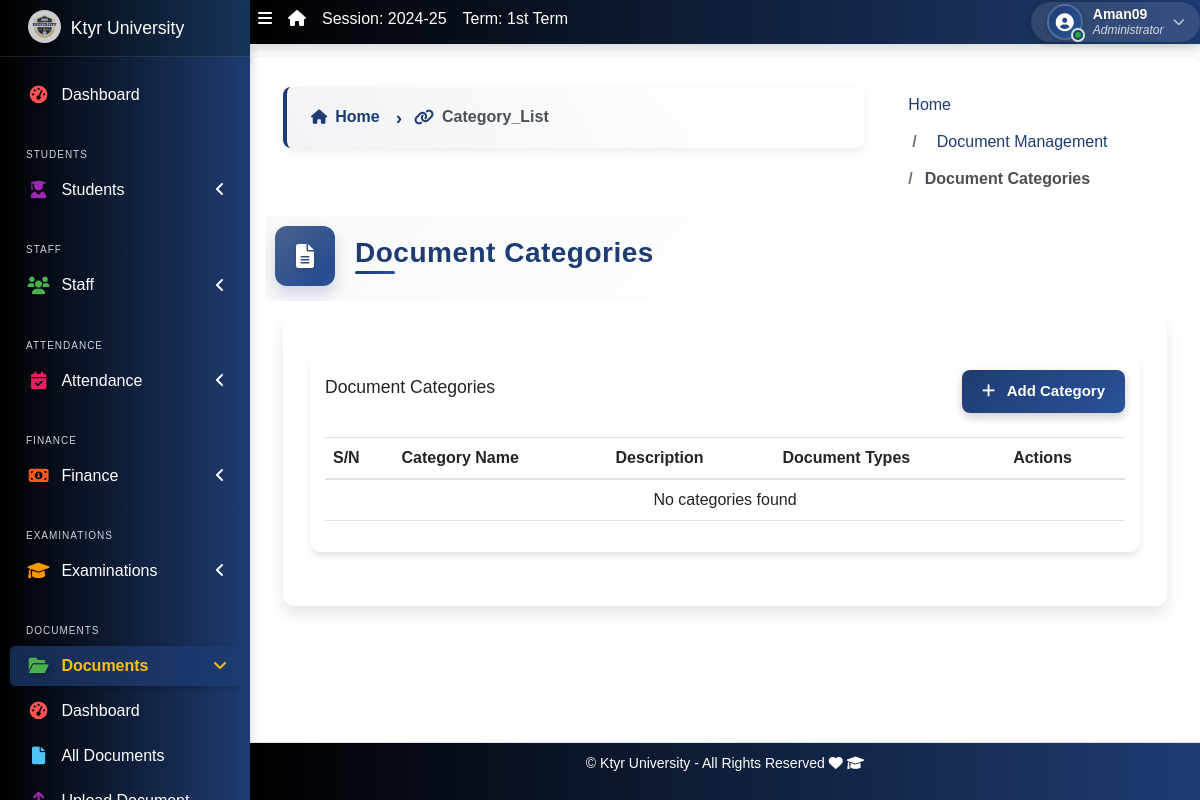
The page /documents/categories/ (signed in) on the database its author committed.
### apps/corecode/models.py (models this page shows, shortened)
class AcademicSession(models.Model):
    name = models.CharField(max_length=200, unique=True)
    current = models.BooleanField(default=True)
    class Meta:
        ordering = ["-name"]

class AcademicTerm(models.Model):
    name = models.CharField(max_length=20, unique=True)
    current = models.BooleanField(default=True)
    class Meta:
        ordering = ["name"]

class CollegeProfile(models.Model):
    college_name = models.CharField(max_length=255)
    college_address = models.TextField()
    college_email = models.EmailField()
    college_phone = models.CharField(max_length=15)
    college_logo = models.ImageField(upload_to='college_logos/', blank=True, null=True)
    established_year = models.PositiveIntegerField()
    principal_name = models.CharField(max_length=255)
    college_type = models.CharField(max_length=50, choices=[
        ('Government', 'Government'),
        ('Private', 'Private'),
        ('Semi-Government', 'Semi-Government'),
    ])
    admin_email = models.EmailField()
    admin_contact = models.CharField(max_length=15)
    facebook_link = models.URLField(blank=True, null=True)
    twitter_link = models.URLField(blank=True, null=True)
    linkedin_link = models.URLField(blank=True, null=True)

### apps/documents/views.py (the view)
# urls.py: path('categories/', views.DocumentCategoryListView.as_view(), name='category_list'),
class DocumentCategoryListView(LoginRequiredMixin, ListView):
    model = DocumentCategory
    template_name = 'documents/category_list.html'
    context_object_name = 'categories'

### apps/corecode/context_processors.py (called while the page is built)
def site_defaults(request):
    current_session = AcademicSession.objects.get(current=True)
    current_term = AcademicTerm.objects.get(current=True)
    vals = SiteConfig.objects.all()
    contexts = {
        "current_session": current_session.name,
        "current_term": current_term.name,
    }
    for val in vals:
        contexts[val.key] = val.value
    return contexts

def global_college_profile(request):
    try:
        profile = CollegeProfileModel.objects.first()
    except CollegeProfileModel.DoesNotExist:
        profile = None
    return {'profile': profile}

### apps/documents/templates/documents/category_list.html
{% extends 'base.html' %}
{% load static %}
{% block title %}Document Categories{% endblock title %}
{% block breadcrumb %}
<div class="breadcrumb-bar">
  <div class="container">
    <nav aria-label="breadcrumb">
      <ol class="breadcrumb">
        <li class="breadcrumb-item"><a href="{% url 'home' %}">Home</a></li>
        <li class="breadcrumb-item"><a href="{% url 'documents:dashboard' %}">Document Management</a></li>
        <li class="breadcrumb-item active" aria-current="page">Document Categories</li>
      </ol>
    </nav>
  </div>
</div>
{% endblock breadcrumb %}
{% block content %}
<div class="container mt-4">
  <div class="row mb-4">
    <div class="col-md-12">
      <div class="card shadow-sm">
        <div class="card-body">
          <div class="d-flex justify-content-between align-items-center mb-3">
            <h2 class="card-title">Document Categories</h2>
            <a href="{% url 'documents:category_create' %}" class="btn btn-primary">
              <i class="fas fa-plus me-2"></i> Add Category
            </a>
          </div>
          <div class="table-responsive">
            <table class="table table-hover">
              <thead>
                <tr>
                  <th>S/N</th>
                  <th>Category Name</th>
                  <th>Description</th>
                  <th>Document Types</th>
                  <th>Actions</th>
                </tr>
              </thead>
              <tbody>
                {% for category in categories %}
                <tr>
                  <td>{{ forloop.counter }}</td>
                  <td>{{ category.name }}</td>
                  <td>{{ category.description|default:"-" }}</td>
                  <td>
                    <span class="badge bg-primary">{{ category.document_types.count }}</span>
                  </td>
                  <td>
                    <div class="btn-group" role="group">
                      <a href="{% url 'documents:category_update' category.id %}" class="btn btn-sm btn-outline-warning" title="Edit">
                        <i class="fas fa-edit"></i>
                      </a>
                      <a href="{% url 'documents:category_delete' category.id %}" class="btn btn-sm btn-outline-danger" title="Delete">
                        <i class="fas fa-trash"></i>
                      </a>
                    </div>
                  </td>
                </tr>
                {% empty %}
                <tr>
                  <td colspan="5" class="text-center">No categories found</td>
                </tr>
                {% endfor %}
              </tbody>
            </table>
          </div>
        </div>
      </div>
    </div>
  </div>
</div>
{% endblock content %}

### templates/base.html (shortened to what this page needs)
{% load static %}
<!DOCTYPE html>
<html lang="en">
<head>
  <link rel="stylesheet" href="{% static 'dist/css/preload.css' %}">
  <link rel="stylesheet" href="{% static 'plugins/fontawesome-free/css/all.min.css' %}">
  <link rel="stylesheet" href="{% static 'plugins/toastr/toastr.min.css' %}">
<link rel="stylesheet" href="https://cdn.jsdelivr.net/npm/bootstrap-icons/font/bootstrap-icons.css">
    <link rel="stylesheet" href="https://cdnjs.cloudflare.com/ajax/libs/font-awesome/6.5.0/css/all.min.css">
  <link rel="stylesheet"
    href="{% static 'plugins/overlayScrollbars/css/OverlayScrollbars.min.css' %}">
  <link rel="stylesheet" href="{% static 'plugins/Datatables/datatables.min.css' %}" />
  <link rel="stylesheet" href="{% static 'dist/css/adminlte.min.css' %}">
  <link rel="stylesheet" href="https://cdnjs.cloudflare.com/ajax/libs/font-awesome/6.0.0-beta3/css/all.min.css">
  <link rel="stylesheet" href="https://cdn.jsdelivr.net/npm/bootstrap@5.3.0/dist/css/bootstrap.min.css">
  <link rel="stylesheet" href="{% static 'dist/css/style.css' %}">
  <link rel="stylesheet" href="{% static 'dist/css/sidebar-fix.css' %}">
</head>
<body class="hold-transition sidebar-mini layout-fixed layout-navbar-fixed layout-footer-fixed">
  <div class="wrapper">
    <nav class="main-header navbar navbar-expand navbar-dark">
      <ul class="navbar-nav">
        <li class="nav-item">
          <a class="nav-link" data-widget="pushmenu" href="#" role="button"><i
              class="fas fa-bars"></i></a>
        </li>
        <li class="nav-item d-none d-sm-inline-block">
          <a href="{% url 'home' %} " class="nav-link"><i class="fa fa-home"></i></a>
        </li>
        <li class="nav-item d-none d-sm-inline-block">
          <a href="{% url 'current-session' %}" class="nav-link">Session: {{ current_session }}</a>
        </li>
        <li class="nav-item d-none d-sm-inline-block">
          <a href="{% url 'current-session' %}" class="nav-link">Term: {{ current_term }}</a>
        </li>
      </ul>
      <ul class="navbar-nav ml-auto">
        <li class="nav-item dropdown user-menu position-static position-md-relative">
          <a class="nav-link dropdown-toggle user-dropdown-toggle" href="#" role="button" data-bs-toggle="dropdown" aria-expanded="false" id="userDropdown">
            <div class="user-avatar-container">
              <div class="user-avatar">
                <i class="fas fa-user-circle"></i>
              </div>
              <span class="user-status-indicator online" title="Online"></span>
            </div>
            <div class="user-info d-none d-md-inline-block">
              <span class="user-name">{{ request.user.username }}</span>
              <span class="user-role">{% if request.user.is_superuser %}Administrator{% else %}Staff{% endif %}</span>
            </div>
            <i class="fas fa-chevron-down user-dropdown-icon d-none d-md-inline-block"></i>
          </a>
        </li>
      </ul>
    </nav>
    <aside class="main-sidebar sidebar-dark-primary">
      <a href="{% url 'home' %}" class="brand-link d-flex align-items-center">
        {% if profile.college_logo %}
        <img src="{{ profile.college_logo.url }}" alt="College Logo" class="brand-image img-circle elevation-3" style="opacity: .8; margin-right: 10px; max-height: 33px;">
        {% else %}
        <i class="fas fa-graduation-cap brand-image img-circle elevation-3" style="opacity: .8; margin-right: 10px; background-color: #fff; color: #1E3C72; padding: 5px; font-size: 16px;"></i>
        {% endif %}
        <span class="brand-text font-weight-light">{{ profile.college_name | default:"MySchool" }}</span>
      </a>
<div class="sidebar">
  <nav class="mt-2">
      <ul class="nav nav-pills nav-sidebar flex-column" data-widget="treeview" role="menu" data-accordion="false">
          <li class="nav-item">
              <a href="{% url 'home' %}" class="nav-link {% if request.resolver_match.url_name == 'home' %}active{% endif %}">
                  <i class="nav-icon fas fa-tachometer-alt" style="color: #ff5733; text-shadow: 2px 2px 5px rgba(0, 0, 0, 0.3);"></i>
                  <p>Dashboard</p>
              </a>
          </li>
          <li class="nav-header">Students</li>
          <li class="nav-item has-treeview  {% if request.resolver_match.url_name in 'student-list student-create student-create-udise student-update-udise student-details' %}menu-open{% endif %}">
              <a href="#" class="nav-link  " >
                  <i class="nav-icon fas fa-user-graduate" style="color: #3399ff; text-shadow: 2px 2px 5px rgba(0, 0, 0, 0.3);"></i>
                  <p>Students<i class="fas fa-angle-left right"></i></p>
              </a>
          </li>
          <li class="nav-header">Staff</li>
          <li class="nav-item has-treeview  {% if request.resolver_match.url_name in 'staff-list non-teaching-staffs-list' %}menu-open{% endif %}">
              <a href="#" class="nav-link">
                  <i class="nav-icon fas fa-users" style="color: #9933ff;"></i>
                  <p>Staff<i class="fas fa-angle-left right"></i></p>
              </a>
          </li>
          <li class="nav-header">Attendance</li>
            <li class="nav-item has-treeview {% if request.resolver_match.url_name in 'attendance_list holiday_list' %}menu-open{% endif %}">
                <a href="#" class="nav-link">
                    <i class="nav-icon fas fa-calendar-check" style="color: #ffcc00; text-shadow: 2px 2px 5px rgba(0, 0, 0, 0.3);"></i>
                    <p>Attendance<i class="fas fa-angle-left right"></i></p>
                </a>
            </li>
          <li class="nav-header">Finance</li>
          <li class="nav-item has-treeview {% if request.resolver_match.url_name in 'invoice-list' %}menu-open{% endif %}">
              <a href="#" class="nav-link">
                  <i class="nav-icon fas fa-money-bill-alt" style="color: #66ccff;"></i>
                  <p>
                      Finance
                      <i class="fas fa-angle-left right"></i>
                  </p>
              </a>
          </li>
          <li class="nav-header" >Examinations</li>
          <li class="nav-item has-treeview {% if 'exams' in request.path %}menu-open{% endif %}" title="Under Development">
              <a href="{% url 'exams:dashboard' %}" class="nav-link {% if 'exams' in request.path %}active{% endif %}">
                  <i class="nav-icon fas fa-graduation-cap" style="color: #ff9900; text-shadow: 2px 2px 5px rgba(0, 0, 0, 0.3);"></i>
                  <p>
                      Examinations
                      <i class="fas fa-angle-left right"></i>
                  </p>
              </a>
          </li>
          <li class="nav-header">Documents</li>
          <li class="nav-item has-treeview {% if 'documents' in request.path %}menu-open{% endif %}" title="Under Development">
              <a href="{% url 'documents:dashboard' %}" class="nav-link {% if 'documents' in request.path %}active{% endif %}">
                  <i class="nav-icon fas fa-folder-open" style="color: #9933ff; text-shadow: 2px 2px 5px rgba(0, 0, 0, 0.3);"></i>
                  <p>Documents<i class="fas fa-angle-left right"></i></p>
              </a>
              <ul class="nav nav-treeview">
                  <li class="nav-item">
                      <a href="{% url 'documents:dashboard' %}" class="nav-link {% if request.resolver_match.url_name == 'dashboard' and 'documents' in request.path %}active{% endif %}">
                          <i class="fas fa-tachometer-alt nav-icon" style="color: #9933ff;"></i>
                          <p>Dashboard</p>
                      </a>
                  </li>
                  <li class="nav-item">
                      <a href="{% url 'documents:document_list' %}" class="nav-link {% if request.resolver_match.url_name == 'document_list' %}active{% endif %}">
                          <i class="fas fa-file nav-icon" style="color: #33cc33;"></i>
                          <p>All Documents</p>
                      </a>
                  </li>
                  <li class="nav-item">
                      <a href="{% url 'documents:document_upload' %}" class="nav-link {% if request.resolver_match.url_name == 'document_upload' %}active{% endif %}">
                          <i class="fas fa-upload nav-icon" style="color: #3399ff;"></i>
                          <p>Upload Document</p>
                      </a>
                  </li>
              </ul>
          </li>
      </ul>
  </nav>
</div>
    </aside>
    <div class="content-wrapper">
      <section class="content-header">
        <div class="container-fluid">
          <div class="row mb-1">
            <div class="col-sm-8">
              {% block breadcrumb-left %}
              <div class="breadcrumb-container">
                <nav aria-label="breadcrumb">
                  <ol class="breadcrumb breadcrumb-chevron">
                    <li class="breadcrumb-item">
                      <a href="{% url 'home' %}" class="text-decoration-none fw-bold">
                        <i class="fas fa-home"></i> Home
                      </a>
                    </li>
                    {% if request.resolver_match.url_name != 'home' %}
                      <li class="breadcrumb-item active" aria-current="page">
                        <i class="fas fa-link"></i> {{ request.resolver_match.url_name|title }}
                      </li>
                    {% endif %}
                  </ol>
                </nav>
              </div>
              {% endblock breadcrumb-left %}
            </div>
            <div class="col-sm-4">
              <ol class="breadcrumb float-sm-right">
                <li class="breadcrumb-item">{% block breadcrumb %}{% endblock breadcrumb %}</li>
              </ol>
            </div>
          </div>
        </div>
      </section>
      <div class="page-title-section">
        <div class="container-fluid">
          <div class="row align-items-center">
            <div class="col-md-8">
              <div class="page-title-container">
                <div class="page-title-icon">
                  <i class="{% block title-icon %}fas fa-file-alt{% endblock title-icon %}"></i>
                </div>
                <div class="page-title-content">
                  <h1 class="page-title">{% block title %}{% endblock title %}</h1>
                </div>
              </div>
            </div>
          </div>
        </div>
      </div>
      <section class="content">
        <div class="container-fluid">
          <div class="row">
            <div class="col-md-12">
              {% block fullcard %}
              <div class="card">
                <div class="card-body">
                  <div class="row">
                    <div class="col">
                      {% block content %}
                      {% endblock content %}
                    </div>
                  </div>
                </div>
              </div>
              {% endblock fullcard %}
            </div>
          </div>
        </div>
      </section>
    </div>
    <footer class="main-footer">
      <p>&copy; {{ profile.college_name | default:"MySchool" }} - All Rights Reserved
      <i class="fas fa-heart"></i>
      <i class="fas fa-graduation-cap"></i></p>
    </footer>
  </div>
</body>
</html>

### templates/base.html (style rules this page uses)
body { visibility: hidden; font-family: 'Poppins', sans-serif !important; background-color: #f8f9fa !important; margin: 0 !important; padding: 0 !important; height: 100% !important; overflow-x: hidden !important; }
.navbar { background: linear-gradient(90deg, black, #1E3C72) !important; color: white !important; }
.sidebar, .main-sidebar { background: linear-gradient(90deg, black, #1E3C72) !important; color: white !important; }

### rows shown on the page
AcademicSession: name "2024-25"
AcademicTerm: name "1st Term"
CollegeProfile: college_logo (picture), college_name "Ktyr University"

### other values the page prints
{{ request.user.username }} "Aman09"
{{ request.resolver_match.url_name|title }} "Category_List"
